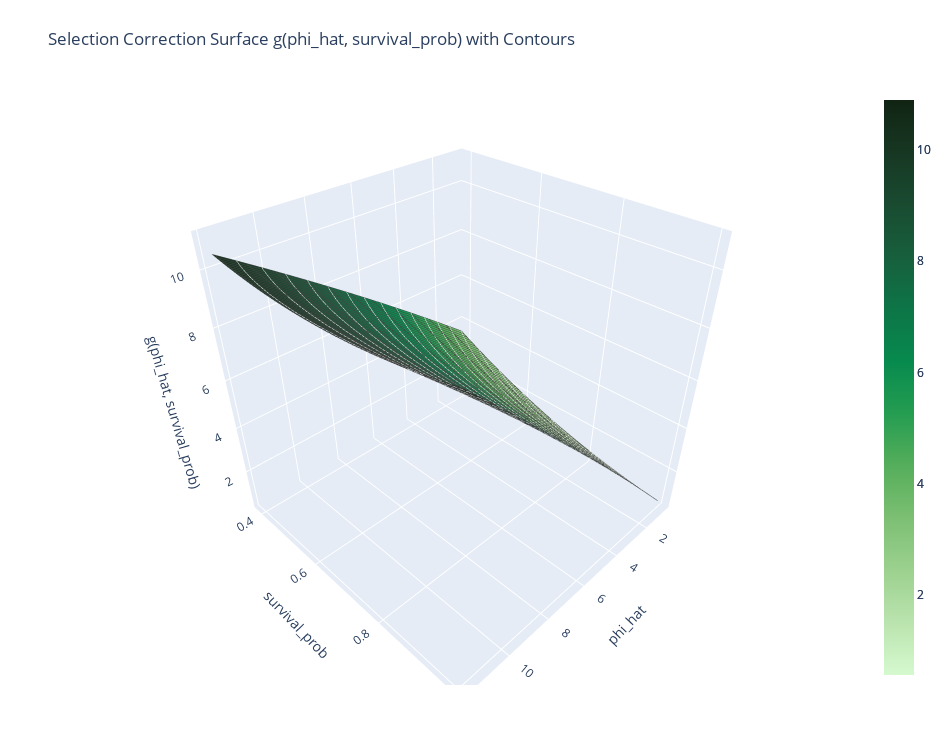

The cell this chart's notebook holds for it:
### Code cell
# Step 1: Build the grid
phi_vals = np.linspace(df_OP['phi_hat'].min(), df_OP['phi_hat'].max(), 50)
surv_vals = np.linspace(df_OP['survival_prob'].min(), df_OP['survival_prob'].max(), 50)
phi_grid, surv_grid = np.meshgrid(phi_vals, surv_vals)

phi_flat = phi_grid.ravel()
surv_flat = surv_grid.ravel()

poly_input = np.vstack([phi_flat, surv_flat]).T

# Step 2: Match model columns
poly = PolynomialFeatures(degree=2, include_bias=False)
poly_features = poly.fit_transform(poly_input)
poly_features_df = pd.DataFrame(poly_features, columns=poly.get_feature_names_out(['phi_hat', 'survival_prob']))

original_columns = OP_Stage2.model.exog_names

X_pred = pd.DataFrame(0, index=np.arange(poly_features_df.shape[0]), columns=original_columns)
X_pred['const'] = 1
for col in poly_features_df.columns:
    if col in X_pred.columns:
        X_pred[col] = poly_features_df[col]

# Step 3: Predict
g_values = OP_Stage2.predict(X_pred)
g_surface = g_values.values.reshape(phi_grid.shape)

# Step 4: Interactive Plotly surface
fig = go.Figure(data=[go.Surface(z=g_surface, x=phi_vals, y=surv_vals, colorscale='algae')])

# Surface
fig.add_trace(go.Surface(
    z=g_surface, x=phi_vals, y=surv_vals, colorscale='algae', 
    contours = {
        "z": {"show": True, "start": np.min(g_surface), "end": np.max(g_surface), "size": 0.5, "color":"white"},
        "x": {"show": True, "start": phi_vals.min(), "end": phi_vals.max(), "size": 1},
        "y": {"show": True, "start": surv_vals.min(), "end": surv_vals.max(), "size": 0.01},}))

# Layout
fig.update_layout(
    title='Selection Correction Surface g(phi_hat, survival_prob) with Contours',
    scene=dict(
        xaxis_title='phi_hat',
        yaxis_title='survival_prob',
        zaxis_title='g(phi_hat, survival_prob)',),
    autosize=True,
    width=950,
    height=750,
    margin=dict(l=65, r=50, b=65, t=90),)

fig.show()

### Figure 1 — Plotly figure (JSON) as saved in the notebook; plotly's stock layout.template omitted (floating-point values rounded to 4 significant figures; data arrays with more than 128 entries replaced by an {"elided": "..."} marker saying what was removed)
{"data": [{"colorscale": [[0, "rgb(214, 249, 207)"], [0.09091, "rgb(186, 228, 174)"], [0.1818, "rgb(156, 209, 143)"], [0.2727, "rgb(124, 191, 115)"], [0.3636, "rgb(85, 174, 91)"], [0.4545, "rgb(37, 157, 81)"], [0.5455, "rgb(7, 138, 78)"], [0.6364, "rgb(13, 117, 71)"], [0.7273, "rgb(23, 95, 61)"], [0.8182, "rgb(25, 75, 49)"], [0.9091, "rgb(23, 55, 35)"], [1, "rgb(17, 36, 20)"]], "type": "surface", "x": [0.7452, 0.9716, 1.198, 1.424, 1.651, 1.877, 2.104, 2.33, 2.556, 2.783, 3.009, 3.236, 3.462, 3.688, 3.915, 4.141, 4.368, 4.594, 4.82, 5.047, 5.273, 5.5, 5.726, 5.952, 6.179, 6.405, 6.632, 6.858, 7.085, 7.311, 7.537, 7.764, 7.99, 8.217, 8.443, 8.669, 8.896, 9.122, 9.349, 9.575, 9.801, 10.03, 10.25, 10.48, 10.71, 10.93, 11.16, 11.39, 11.61, 11.84], "y": [0.3888, 0.4012, 0.4137, 0.4262, 0.4386, 0.4511, 0.4635, 0.476, 0.4885, 0.5009, 0.5134, 0.5258, 0.5383, 0.5508, 0.5632, 0.5757, 0.5881, 0.6006, 0.613, 0.6255, 0.638, 0.6504, 0.6629, 0.6753, 0.6878, 0.7003, 0.7127, 0.7252, 0.7376, 0.7501, 0.7626, 0.775, 0.7875, 0.7999, 0.8124, 0.8249, 0.8373, 0.8498, 0.8622, 0.8747, 0.8872, 0.8996, 0.9121, 0.9245, 0.937, 0.9494, 0.9619, 0.9744, 0.9868, 0.9993], "z": {"elided": "50x50 float values"}}, {"colorscale": [[0, "rgb(214, 249, 207)"], [0.09091, "rgb(186, 228, 174)"], [0.1818, "rgb(156, 209, 143)"], [0.2727, "rgb(124, 191, 115)"], [0.3636, "rgb(85, 174, 91)"], [0.4545, "rgb(37, 157, 81)"], [0.5455, "rgb(7, 138, 78)"], [0.6364, "rgb(13, 117, 71)"], [0.7273, "rgb(23, 95, 61)"], [0.8182, "rgb(25, 75, 49)"], [0.9091, "rgb(23, 55, 35)"], [1, "rgb(17, 36, 20)"]], "contours": {"x": {"end": 11.84, "show": true, "size": 1, "start": 0.7452}, "y": {"end": 0.9993, "show": true, "size": 0.01, "start": 0.3888}, "z": {"color": "white", "end": 10.9, "show": true, "size": 0.5, "start": 0.5593}}, "type": "surface", "x": [0.7452, 0.9716, 1.198, 1.424, 1.651, 1.877, 2.104, 2.33, 2.556, 2.783, 3.009, 3.236, 3.462, 3.688, 3.915, 4.141, 4.368, 4.594, 4.82, 5.047, 5.273, 5.5, 5.726, 5.952, 6.179, 6.405, 6.632, 6.858, 7.085, 7.311, 7.537, 7.764, 7.99, 8.217, 8.443, 8.669, 8.896, 9.122, 9.349, 9.575, 9.801, 10.03, 10.25, 10.48, 10.71, 10.93, 11.16, 11.39, 11.61, 11.84], "y": [0.3888, 0.4012, 0.4137, 0.4262, 0.4386, 0.4511, 0.4635, 0.476, 0.4885, 0.5009, 0.5134, 0.5258, 0.5383, 0.5508, 0.5632, 0.5757, 0.5881, 0.6006, 0.613, 0.6255, 0.638, 0.6504, 0.6629, 0.6753, 0.6878, 0.7003, 0.7127, 0.7252, 0.7376, 0.7501, 0.7626, 0.775, 0.7875, 0.7999, 0.8124, 0.8249, 0.8373, 0.8498, 0.8622, 0.8747, 0.8872, 0.8996, 0.9121, 0.9245, 0.937, 0.9494, 0.9619, 0.9744, 0.9868, 0.9993], "z": {"elided": "50x50 float values"}}], "layout": {"autosize": true, "height": 750, "margin": {"b": 65, "l": 65, "r": 50, "t": 90}, "scene": {"xaxis": {"title": {"text": "phi_hat"}}, "yaxis": {"title": {"text": "survival_prob"}}, "zaxis": {"title": {"text": "g(phi_hat, survival_prob)"}}}, "title": {"text": "Selection Correction Surface g(phi_hat, survival_prob) with Contours"}, "width": 950}}
